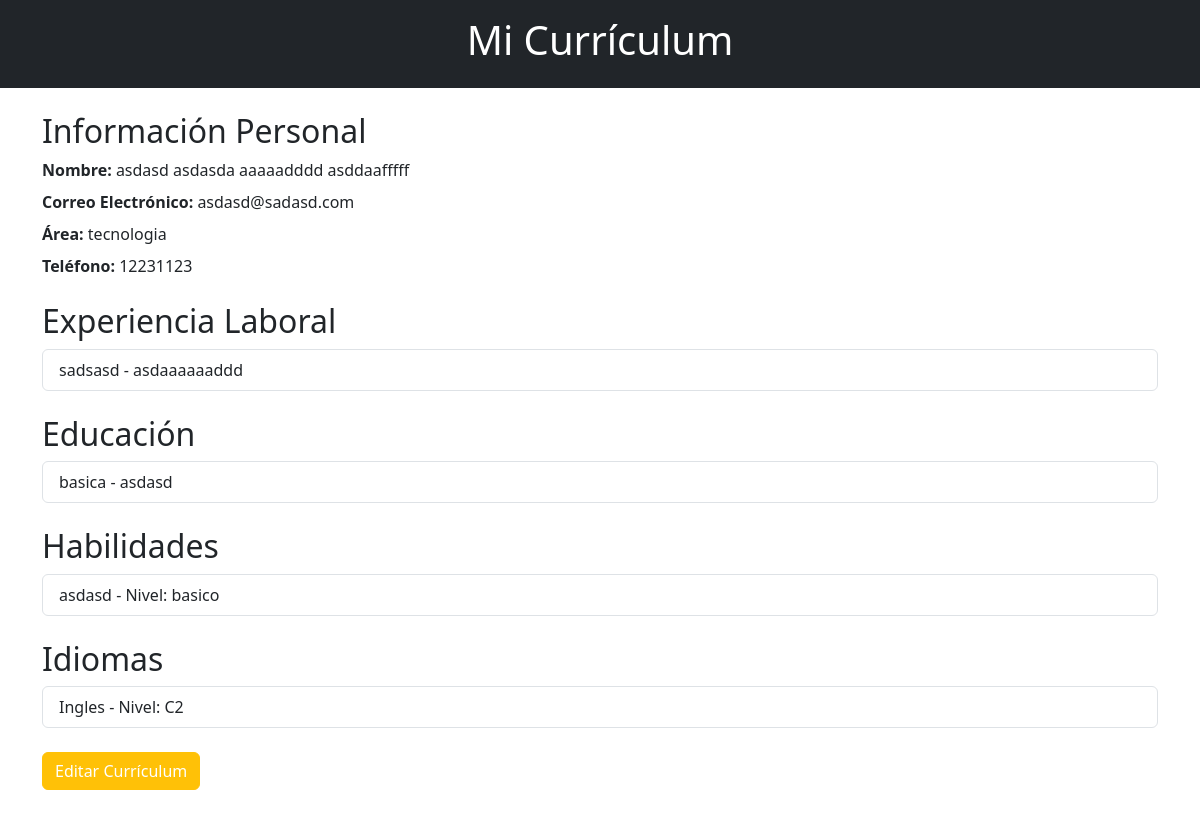
/App_curriculums/Home/cvdm (signed in), run on an earlier commit of the app's database.
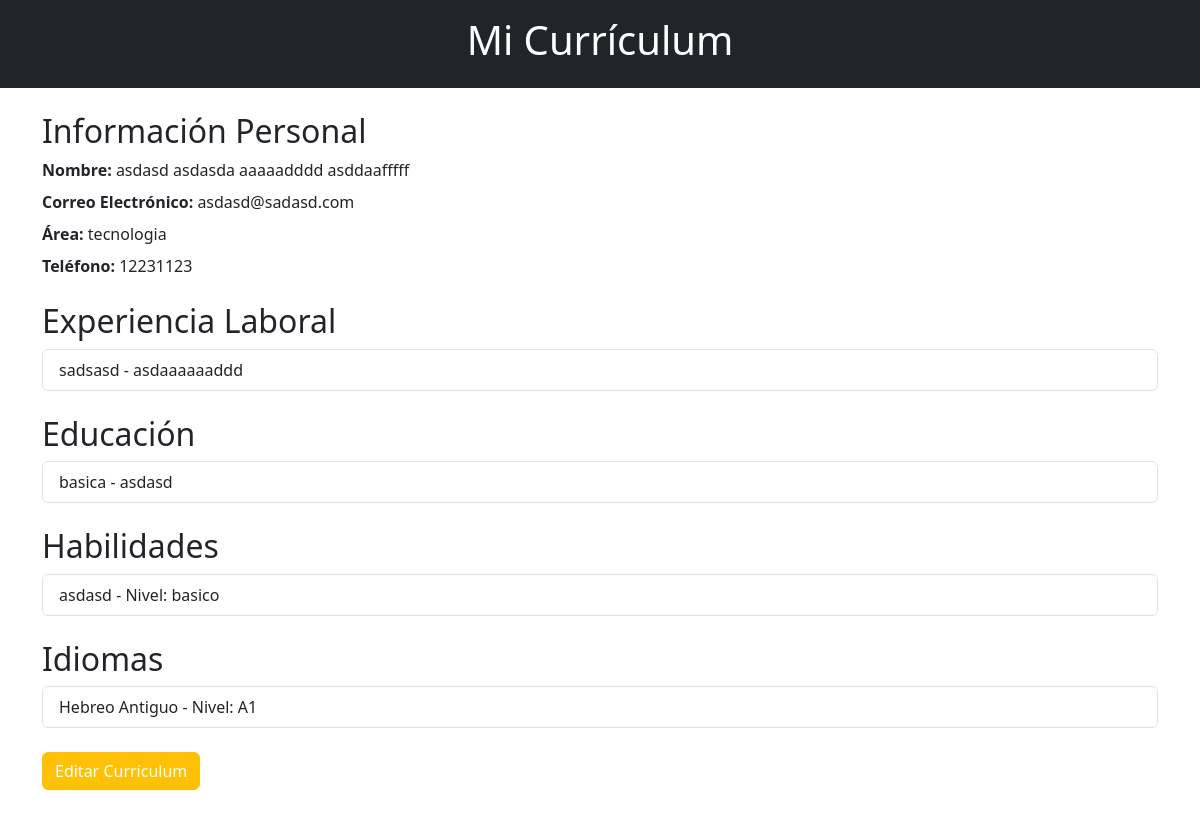
And on a later commit of the database.
### App_curriculums/models.py (models this page shows)
class Curriculums(models.Model):
    id = models.AutoField(primary_key=True, null=False,unique=True)
    nombre_completo = models.CharField(max_length=162, null=True, blank= True)
    email = models.EmailField(max_length=254, null=False, blank=False, unique=True)
    nombre_usu = models.ForeignKey(Usuarios, on_delete=models.CASCADE, to_field='nombre_usu')
    telefono = models.IntegerField(null=True,blank=True,unique=True)
    area = models.CharField(max_length=254,blank=True,null=False,default='Area no especificada')
    puntaje = models.IntegerField(null=True, blank=True)

class Experiencias(models.Model):
    id = models.AutoField(primary_key= True, null=False, unique=True)
    nombre_usu = models.ForeignKey(Usuarios, on_delete=models.CASCADE, to_field='nombre_usu')
    empresa = models.CharField(max_length=254,null=False,blank=True)
    puesto = models.CharField(max_length=254,null=False,blank=True)
    desde = models.DateTimeField(null=False,blank=False)
    hasta = models.DateTimeField(null=False,blank=False)
    area = models.CharField(max_length=254,blank=True,null=False,default='Area no especificada')
    archivo_experiencia = models.CharField(max_length=2,null=False,blank=False)
    puntos = models.IntegerField(null=False,blank=False,default=10)

class Educaciones(models.Model):
    id = models.AutoField(primary_key=True, null=False, unique=True)
    nombre_usu = models.ForeignKey(Usuarios, on_delete=models.CASCADE, to_field='nombre_usu')
    nivel_educacion = models.CharField(max_length=54,blank=False,null=False)
    nombre_instituto = models.CharField(max_length=254,blank=True,null=False)
    curso = models.CharField(max_length=254,blank=True,null=False)
    curso_termino = models.CharField(max_length=254,blank=True,null=False)
    desde = models.DateTimeField(null=False,blank=False)
    hasta = models.DateTimeField(null=False,blank=False)
    area = models.CharField(max_length=254,blank=True,null=False,default='Area no especificada')
    archivo_educacion = models.CharField(max_length=2,null=True,blank=True)
    puntos = models.IntegerField(null=False,blank=False,default=10)

class Habilidades(models.Model):
    id = models.AutoField(primary_key=True, null=False, unique=True)
    nombre_usu = models.ForeignKey(Usuarios, on_delete=models.CASCADE, to_field='nombre_usu')
    habilidad = models.CharField(max_length=254,null=False,blank=True)
    nivel = models.CharField(max_length=14,null=False,blank=False,default='No seleccionado')
    area = models.CharField(max_length=254,blank=True,null=False,default='Area no especificada')
    archivo_habilidad = models.CharField(max_length=2,null=True,blank=True)
    puntos = models.IntegerField(null=False,blank=False,default=10)

class Idiomas(models.Model):
    id = models.AutoField(primary_key=True, null=False, unique=True)
    nombre_usu = models.ForeignKey(Usuarios, on_delete=models.CASCADE, to_field='nombre_usu')
    idioma = models.CharField(max_length=254,blank=True,null=False)
    nivel_idioma = models.CharField(max_length=54,blank=False,null=False,default='No seleccionado')
    area = models.CharField(max_length=254,blank=True,null=False,default='Area no especificada')
    archivo_idioma = models.CharField(max_length=2,null=True,blank=True)
    puntos = models.IntegerField(null=False,blank=False,default=10)

### App_curriculums/views.py (the view)
# urls.py: path('/Home/cvdm',views.Info_curriculum,name='Info_curriculum'),
def Info_curriculum(request):
    try:
        nombre_usu = request.session.get('nombre_usu')
        usuario = Curriculums.objects.get(nombre_usu=nombre_usu)
        experiencias_laborales = Experiencias.objects.filter(nombre_usu=nombre_usu)
        educacion = Educaciones.objects.filter(nombre_usu=nombre_usu)
        habilidades = Habilidades.objects.filter(nombre_usu=nombre_usu)
        idiomas = Idiomas.objects.filter(nombre_usu=nombre_usu)
        curriculum = Curriculums.objects.get(nombre_usu=nombre_usu)
        curr_area = curriculum.area
        return render(request, 'html/info_cvp.html', {
            'usuario': usuario,
            'experiencias_laborales': experiencias_laborales,
            'educacion': educacion,
            'habilidades': habilidades,
            'idiomas': idiomas,
            'area': curr_area
        })
    except Curriculums.DoesNotExist:
        return render(request, 'html/info_cvp.html', {'crear_curriculum': True})

### App_curriculums/templates/html/info_cvp.html (shortened to what this page needs)
{% load static %}
<!DOCTYPE html>
<html lang="es">
<head>
    <link rel="stylesheet" type="text/css" href="{% static 'App_curriculums/css/info_cvp.css' %}">
    <link rel="stylesheet" href="https://cdn.jsdelivr.net/npm/bootstrap@5.3.0/dist/css/bootstrap.min.css">
</head>
<body>
    <header class="bg-dark text-white text-center py-3">
        <h1>Mi Currículum</h1>
    </header>
    {% if usuario %}
    <section id="resume" class="container my-4">
        <h2>Información Personal</h2>
        <p class="mb-2"><strong>Nombre:</strong> {{ usuario.nombre_completo }}</p>
        <p class="mb-2"><strong>Correo Electrónico:</strong> {{ usuario.email }}</p>
        <p class="mb-2"><strong>Área:</strong> {{ usuario.area }}</p>
        <p class="mb-4"><strong>Teléfono:</strong> {{ usuario.telefono }}</p>
        <h2>Experiencia Laboral</h2>
        <ul class="list-group mb-4">
            {% for experiencia in experiencias_laborales %}
                <li class="list-group-item">{{ experiencia.empresa }} - {{ experiencia.puesto }}</li>
            {% endfor %}
        </ul>
        <h2>Educación</h2>
        <ul class="list-group mb-4">
            {% for edu in educacion %}
                <li class="list-group-item">{{ edu.nivel_educacion }} - {{ edu.nombre_instituto }}</li>
            {% endfor %}
        </ul>
        <h2>Habilidades</h2>
        <ul class="list-group mb-4">
            {% for habilidad in habilidades %}
                <li class="list-group-item">{{ habilidad.habilidad }} - Nivel: {{ habilidad.nivel }}</li>
            {% endfor %}
        </ul>
        <h2>Idiomas</h2>
        <ul class="list-group mb-4">
            {% if idiomas %}
            {% for idioma in idiomas %}
                <li class="list-group-item">{{ idioma.idioma }} - Nivel: {{ idioma.nivel_idioma }}</li>
            {% endfor %}
            {% else %}
                <p>Sin datos disponibles</p>
            {% endif %}
        </ul>
        <button class="btn btn-warning">
            <a href="{% url 'Registro_curriculum' %}" class="text-white">Editar Currículum</a>
        </button>
    </section>
    {% endif %}
</body>
</html>

### static/App_curriculums/css/info_cvp.css (style rules this page uses)
body { font-family: Arial, sans-serif; margin: 20px; }
header { background-color: #333; color: white; text-align: center; padding: 10px; }
#resume, #create-resume { margin-top: 20px; }
h2 { color: #333; }
button { background-color: #4CAF50; color: white; padding: 10px 20px; text-align: center; text-decoration: none; display: inline-block; font-size: 16px; cursor: pointer; }
button a { color: white; text-decoration: none; }

What changed in the data, as far as the page shows it:
removed Idiomas: idioma "Ingles", nivel_idioma "C2"
added Idiomas: idioma "Hebreo Antiguo", nivel_idioma "A1"
